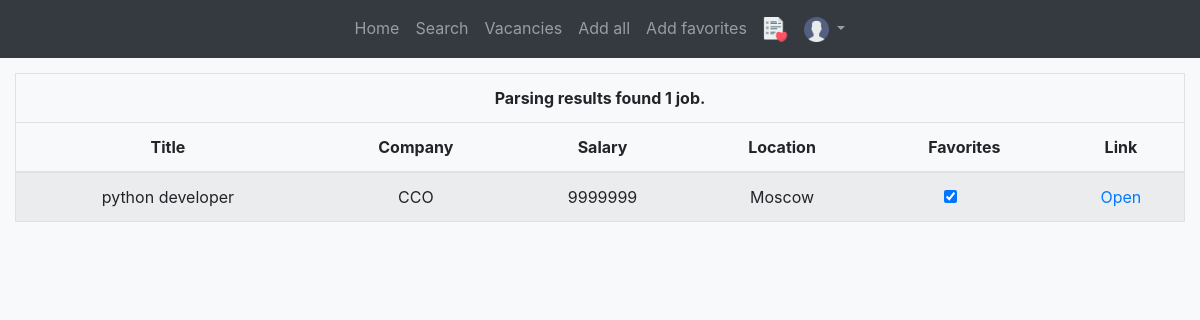
The page /parsing-result (signed in) on the database as committed earlier.
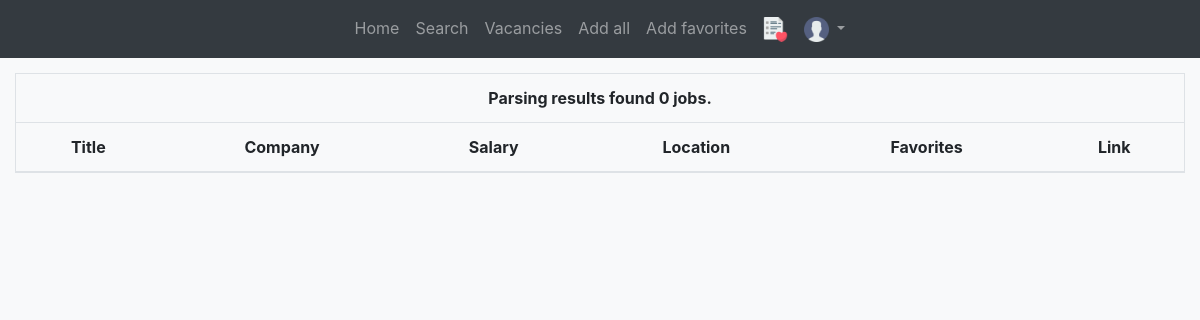
The same page on the database as committed later.
### app/models.py (models this page shows, shortened)
class TempJob(db.Model):
    __tablename__ = 'temp_vacancies'
    id = db.Column(db.Integer, primary_key=True)
    title = db.Column(db.String(80), nullable=False)
    company = db.Column(db.String(80), nullable=False)
    location = db.Column(db.String(80), nullable=False)
    salary = db.Column(db.Integer, nullable=False)
    link = db.Column(db.String(80), nullable=False)
    source = db.Column(db.String(80), nullable=False)
    status = db.Column(db.Boolean, index=True)

### app/views.py (the view)
@blueprint_app.route('/parsing-result')
@login_required
def parsing_result():
    count = TempJob.query.count()
    if count > ROWS_PAGINATOR:
        page = request.args.get('page', 1, type=int)
        temp_jobs = TempJob.query.paginate(page=page, per_page=ROWS_PAGINATOR)
        title = f'Parsing results {page} page'
        paginate = True
    else:
        temp_jobs = TempJob.query.all()
        title = 'Parsing results'
        paginate = False
    parametrs = {'paginate': paginate,
                 'jobs': temp_jobs,
                 'count': count}
    return render_template('parsing_result.html', title=title, parametrs=parametrs)

### app/models.py (called while the page is built)
@login.user_loader
def user_loader(user_id):
    user = User.query.get(int(user_id))
    if user is None:
        return
    return user

### app/templates/parsing_result.html (shortened to what this page needs)
{% extends 'base.html' %}
{% if parametrs.jobs is not none %}
{% block save %}
    <li class="nav-item">
        <a class="nav-link" href="/parsing-result/add-parsing-vacancies?param=all">
            Add all
        </a>
    </li>
    <li class="nav-item">
        <a class="nav-link" href="/parsing-result/add-parsing-vacancies?param=favorites">
            Add favorites
        </a>
    </li>
{% endblock %}
{% block page_content %}
    <div class="container col-12" style="margin-top:15px;">
        <table class="table table-striped table-hover border">
            <thead>
            <tr>
                <td align="center" colspan="6">
                <b>Parsing results found {{ parametrs.count }}
                    {% if parametrs.count == 1 %}
                        job.
                    {% else %}
                        jobs.
                    {% endif %}
                </b>
                </td>
            </tr>
            <tr>
                <th>Title</th>
                <th>Company</th>
                <th>Salary</th>
                <th>Location</th>
                <th>Favorites</th>
                <th>Link</th>
            </tr>
            </thead>
            <tbody>
            {% if parametrs.paginate %}
            {% for job in parametrs.jobs.items %}
            <tr>
                <td>{{ job.title }}</td>
                <td>{{ job.company }}</td>
                <td>{{ job.salary }}</td>
                <td>{{ job.location }}</td>
                <td>
                    <input id="{{job.id}}"
                           class="custom-control-input"
                           type="checkbox"
                           {% if job.status %}checked="y"{% endif %}
                           onclick="status_temp_vacancy({{job.id}})">
                </td>
                <td><a href="{{ job.link }}" target="_blank">Open</a></td>
            </tr>
            {% endfor %}
            {% else %}
            {% for job in parametrs.jobs %}
            <tr>
                <td>{{ job.title }}</td>
                <td>{{ job.company }}</td>
                <td>{{ job.salary }}</td>
                <td>{{ job.location }}</td>
                <td><input id="{{job.id}}"
                           class="form-check-input"
                           type="checkbox"
                           {% if job.status %}checked="y"{% endif %}
                           onclick="status_temp_vacancy({{job.id}})">
                </td>
                <td><a href="{{ job.link }}" target="_blank">Open</a></td>
            </tr>
            {% endfor %}
            {% endif %}
            </tbody>
        </table>
    </div><br>
{% endblock %}
{% endif %}

Rows that differ between the two databases and show on the page:
removed TempJob: title "python developer", company "CCO", salary "9999999", location "Moscow", status "☑"
Other text that changed with them:
{{ parametrs.count }}: "1" → "0"
text no longer shown: "job."
text now shown: "jobs."
